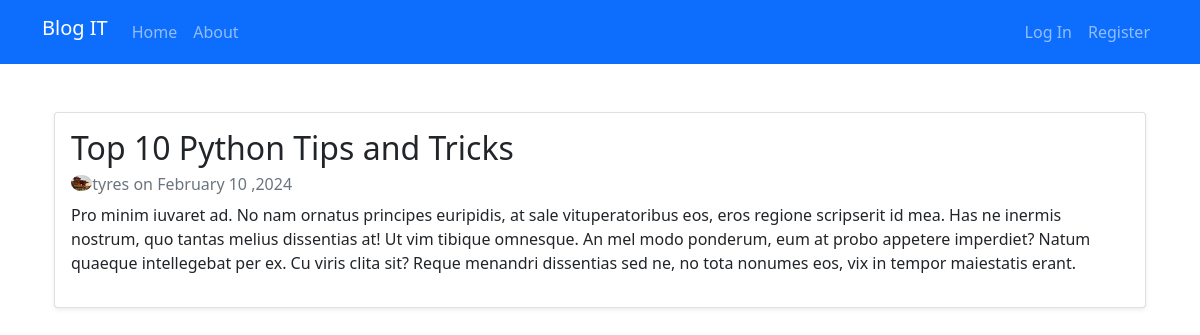
The page /post/29/ on the database its author committed.
### blog/models.py (models this page shows, shortened)
class Post(models.Model):
    title = models.CharField(max_length = 100)
    content = models.TextField()
    date_posted = models.DateTimeField(default=timezone.now)
    author = models.ForeignKey(User, on_delete=models.CASCADE)

### users/models.py (models this page shows, shortened)
class Profile(models.Model):
    user = models.OneToOneField(User, on_delete=models.CASCADE)
    image = models.ImageField(default='default.jpg', upload_to='profile_pics')

### blog/views.py (the view)
# urls.py: path('post/<int:pk>/', PostDetailView.as_view(), name='post-detail'),
class PostDetailView(DetailView):
    model = Post

### templates/blog/post_detail.html (shortened to what this page needs)
{% extends "blog/base.html" %}
{%block content%}
<div class="container">
    <div class="card mb-5 shadow-sm">
      <div class="card-body">
        <div class="card-title">
          <h2>{{object.title}}</h2>
        </div>
        <div class="card-subtitle text-muted" style = "display: inline;">
           <img src="{{ object.author.profile.image.url }}" class="rounded-circle" style = "float:left; height:1em;">
           <h6>  {{ object.author }} on {{object.date_posted|date:"F d ,Y"}} </h6>
        </div>
        <div class="card-text">
          <p>
              {{object.content}}
          </p>
        </div>
      </div>
    </div>
    </div>
  </div>
{%endblock content%}

### rows shown on the page
Post: title "Top 10 Python Tips and Tricks", author.profile.image (picture), author "tyres", date_posted "February 10 ,2024", content "Pro minim iuvaret ad. No nam ornatus principes euripidis, at sale vituperatoribus eos, eros regione scripserit id mea. Has ne inermis nostrum, quo tantas melius dissentias at! Ut vim tibique omnesque. An mel modo ponderum, eum at probo appetere imperdiet? Natum quaeque intellegebat per ex. Cu viris clita sit? Reque menandri dissentias sed ne, no tota nonumes eos, vix in tempor maiestatis erant."
